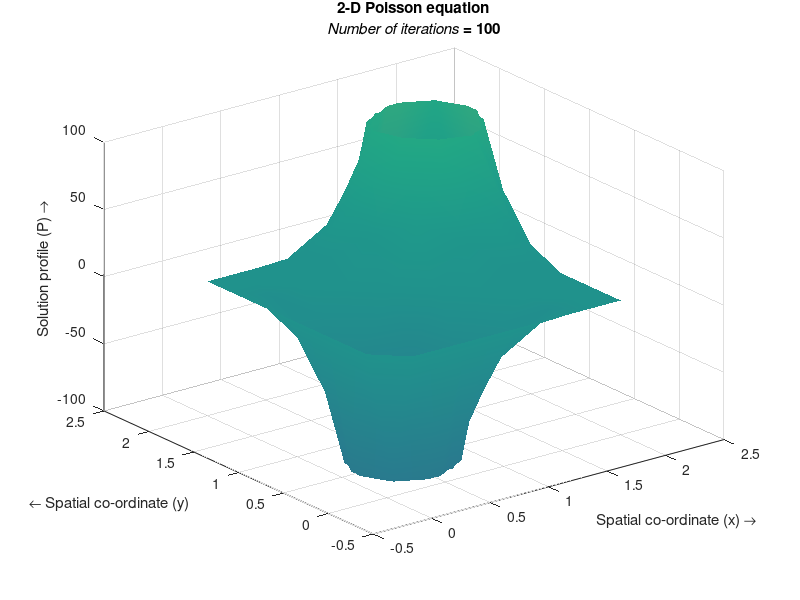

MATLAB code to generate this figure:
% Solving the 2-D Poisson equation by the Finite Difference
...Method 
% Numerical scheme used is a second order central difference in space
...(5-point difference)

%%
clear
clc

%%
%Specifying parameters
nx=10;                           %Number of steps in space(x)
ny=10;                           %Number of steps in space(y)       
niter=100;                      %Number of iterations 
dx=2/(nx-1);                     %Width of space step(x)
dy=2/(ny-1);                     %Width of space step(y)
x=0:dx:2;                        %Range of x(0,2) and specifying the grid points
y=0:dy:2;                        %Range of y(0,2) and specifying the grid points
b=zeros(nx,ny);                  %Preallocating b
pn=zeros(nx,ny);                 %Preallocating pn

%%
% Initial Conditions
p=zeros(nx,ny);                  %Preallocating p

%%
%Boundary conditions
p(:,1)=0;
p(:,ny)=0;
p(1,:)=0;                  
p(nx,:)=0;

%%
%Source term
b(round(ny/4),round(nx/4))=3000;
b(round(ny*3/4),round(nx*3/4))=-3000;

%%
i=2:nx-1;
j=2:ny-1;
%Explicit iterative scheme with C.D in space (5-point difference)
for it=1:niter
    pn=p;
    p(i,j)=((dy^2*(pn(i+1,j)+pn(i-1,j)))+(dx^2*(pn(i,j+1)+pn(i,j-1)))-(b(i,j)*dx^2*dy*2))/(2*(dx^2+dy^2))
    %Boundary conditions 
    p(:,1)=0;
    p(:,ny)=0;
    p(1,:)=0;                  
    p(nx,:)=0;
end

%%
%Plotting the solution
h=surf(x,y,p','EdgeColor','none');       
shading interp
axis([-0.5 2.5 -0.5 2.5 -100 100])
title({'2-D Poisson equation';['{\itNumber of iterations} = ',num2str(it)]})
xlabel('Spatial co-ordinate (x) \rightarrow')
ylabel('{\leftarrow} Spatial co-ordinate (y)')
zlabel('Solution profile (P) \rightarrow')